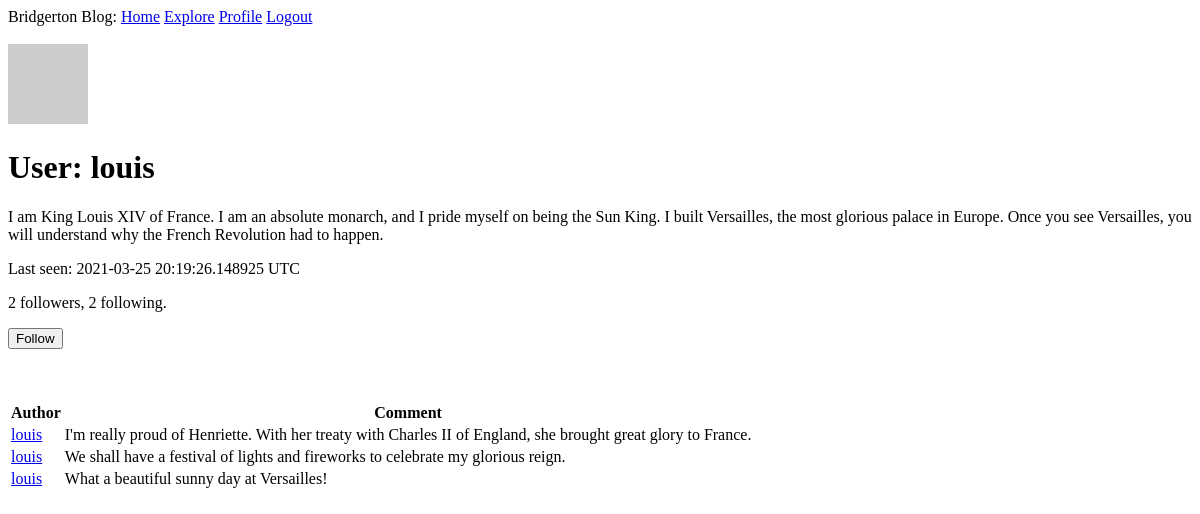
The page /user_profile/louis (signed in) on the database as committed earlier.
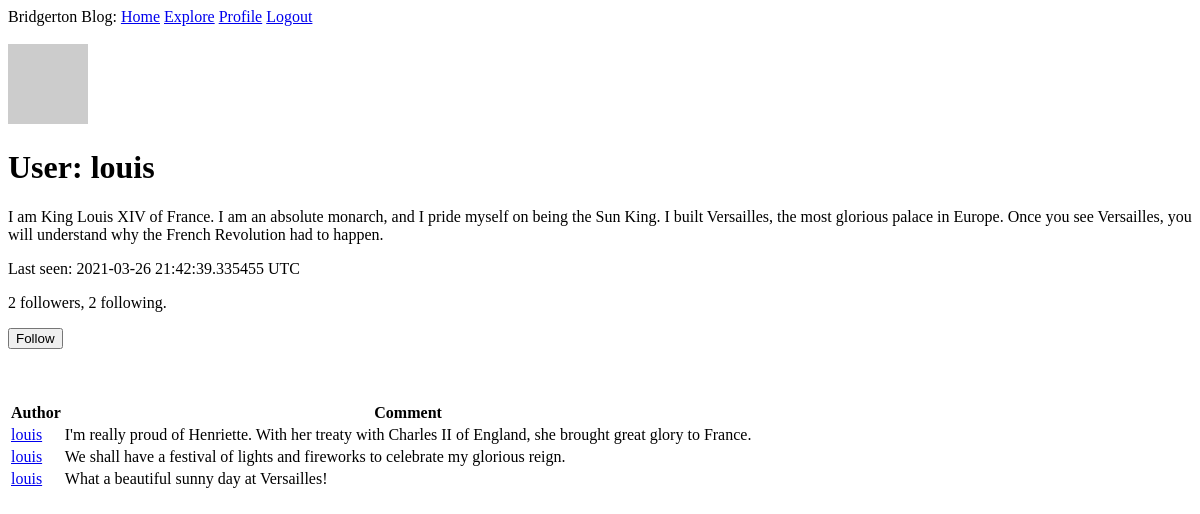
The same page on the database as committed later.
### app/models.py (models this page shows, shortened)
class User(UserMixin, db.Model):
    id = db.Column(db.Integer, primary_key=True)
    username = db.Column(db.String(64), index=True, unique=True)
    email = db.Column(db.String(128), index=True, unique=True)
    password_hash = db.Column(db.String(128))
    posts = db.relationship('Post', backref='author', lazy='dynamic')
    about_me = db.Column(db.String(256))
    last_seen = db.Column(db.DateTime, default=datetime.utcnow)
    followed = db.relationship(
        'User', secondary=followers,
        primaryjoin=(followers.c.follower_id == id),
        secondaryjoin=(followers.c.poster_id == id),
        backref=db.backref('followers', lazy='dynamic'), lazy='dynamic')
    def avatar(self, size):
        hexdigest = md5(self.email.lower().encode('utf-8')).hexdigest()
        return f'https://www.gravatar.com/avatar/{hexdigest}?s={size}&d=identicon'
    def is_following(self, user):
        return self.followed.filter(
            followers.c.poster_id == user.id).count() > 0

### app/routes.py (the view)
@app.route('/user_profile/<username>')
@login_required
def user_profile(username):
    user = User.query.filter_by(username=username).first_or_404()
    page = request.args.get('page', 1, type=int)
    posts = user.posts.order_by(Post.timestamp.desc()).paginate(
        page, app.config['POSTS_PER_PAGE'], False)
    next_url = url_for('user_profile', username=user.username, page=posts.next_num) \
        if posts.has_next else None
    prev_url = url_for('user_profile', username=user.username, page=posts.prev_num) \
        if posts.has_prev else None
    form = EmptyForm()
    return render_template('profile.html', user=user, posts=posts.items,
                           next_url=next_url, prev_url=prev_url, form=form)

### app/forms.py
class EmptyForm(FlaskForm):
    submit = SubmitField('Submit')

### app/models.py (called while the page is built)
@login.user_loader
def load_user(id):
    return User.query.get(int(id))

### app/routes.py (called while the page is built)
@app.before_request
def before_request():
    if current_user.is_authenticated:
        current_user.last_seen = datetime.utcnow()
        db.session.commit()

### app/templates/profile.html (shortened to what this page needs)
{% extends "base.html" %}
{% block content %}
    <br>
    <img src="{{ user.avatar(128) }}">
    <br>
    <h1>User: {{ user.username }}</h1>
    {% if user.about_me %}
        <p>{{ user.about_me }}</p>
    {% endif %}
    {% if user.last_seen %}
        <p>Last seen: {{ user.last_seen }} UTC</p>
    {% endif %}
    <p>{{ user.followers.count() }} followers, {{ user.followed.count() }} following.</p>
    {% if user == current_user %}
        <p><a href="{{ url_for('edit_profile') }}">Edit your profile</a></p>
    {% elif not current_user.is_following(user) %}
        <p>
        <form action="{{ url_for('follow', username=user.username) }}" method="post">
            {{ form.submit(value='Follow') }}
        </form>
        </p>
    {% endif %}
    <br>
    {% include "_post.html" %}
    <br>
{% endblock %}

Rows that differ between the two databases and show on the page:
changed User "louis": last_seen "2021-03-25 20:19:26.148925" → "2021-03-26 21:42:39.335455"
